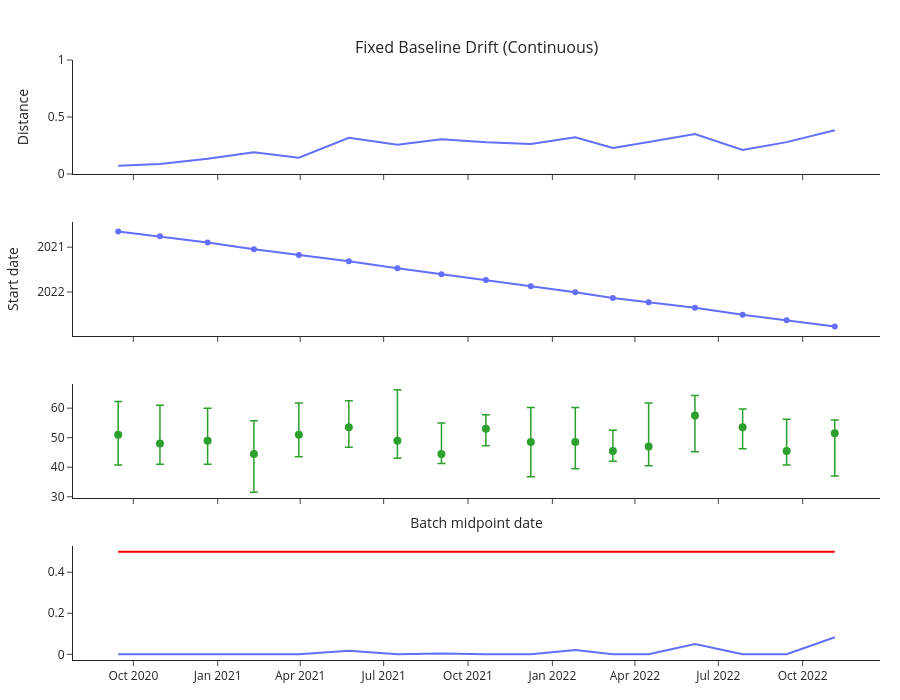

This figure's notebook cell:
### Code cell
# Stable continuous variable 
continuous_data = continuous_column(
                    n_patients=2000,
    start_date="2020-03-16",
    end_date="2022-12-02",
                    
                    low=25,
                    high=75,
                    mean=50,
                    sd=15,
                    col_integer=True,
                    admissions_pattern='uniform',
                    seed=182,
                    col_name='crt',
                )

events = None
results, fig = rolling_metric_fixed_baseline_cusum(
    data=continuous_data, 
    value_col='crt',
    date_col="date_admit",
    events=events,
    batch=100,
    baseline_batches=3,
    n_bins=10,
    k=continuous_k,              # example for a distance metric; tune from stable period
    metric_name=None,    # uses first metric returned by your metrics function
    plot=True,
    th=0.5
)

fig.show()
